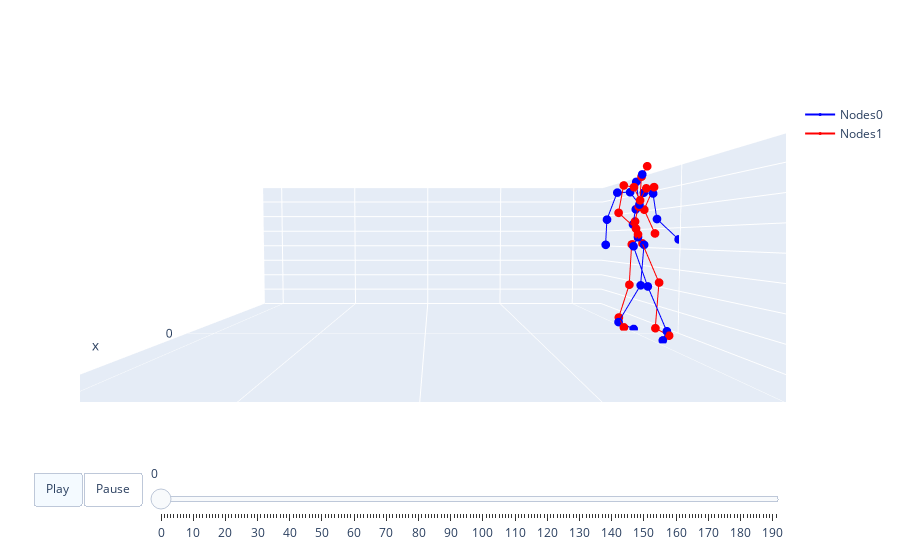

The notebook cell saved with this chart:
### Code cell
x = pose[k].detach().cpu().numpy()
y = pred_pose_eval[k].detach().cpu().numpy()
l = m_length[k]
caption = clip_text[k]
visualize_2motions(x, val_loader.dataset.std, val_loader.dataset.mean, args.dataname, l, y, save_path=None)
